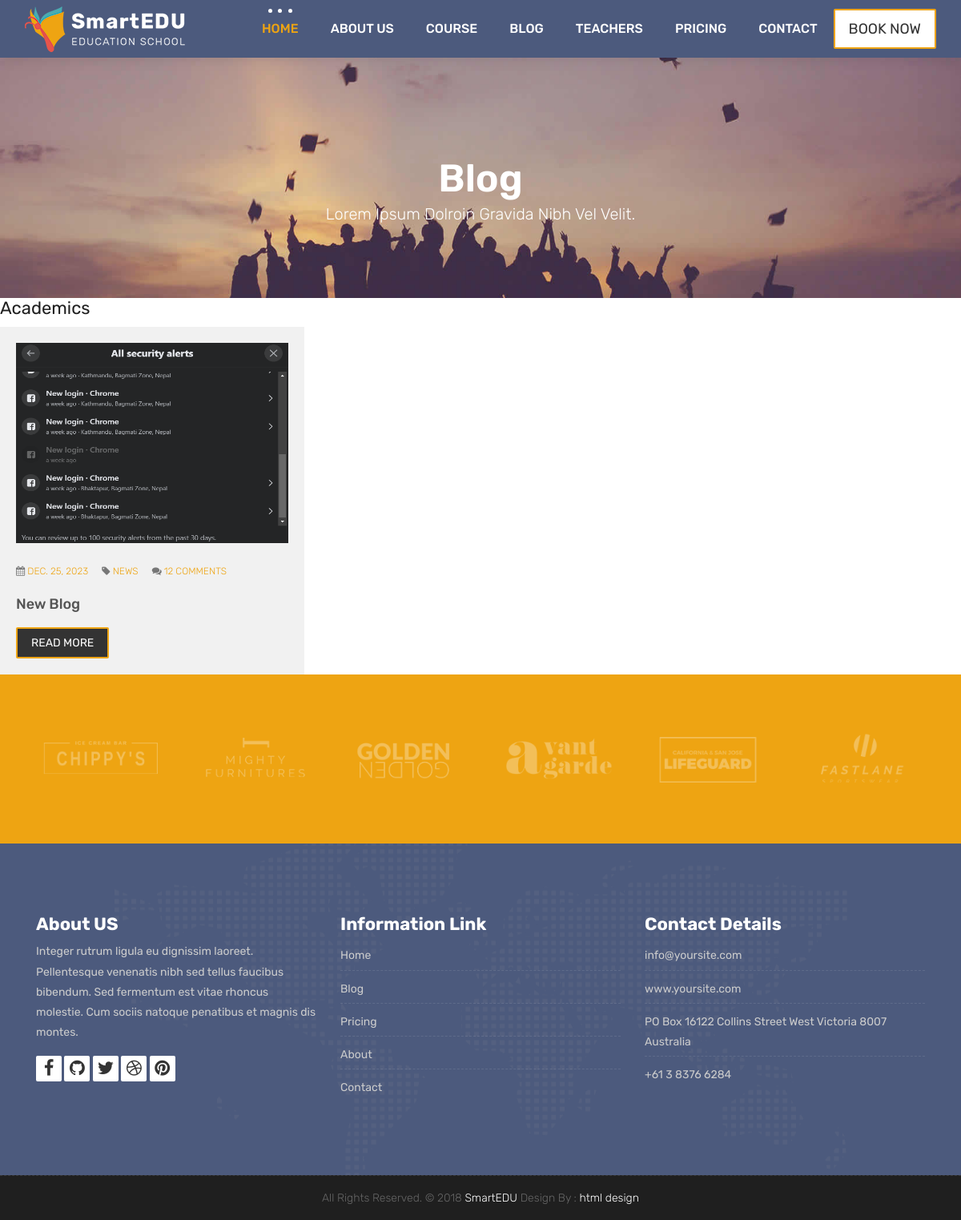
The page /blog/category/Academics/ on the database its author committed.
### blog/models.py (models this page shows, shortened)
class Category(models.Model):
    name = models.CharField(max_length=30)
    class Meta:
        verbose_name_plural = "categories"

class Post(models.Model):
    title = models.CharField(max_length=255)
    body = models.TextField()
    created_on = models.DateTimeField(auto_now_add=True)
    last_modified = models.DateTimeField(auto_now=True)
    categories = models.ManyToManyField("Category", related_name="posts")
    image = models.ImageField(upload_to="blog", default="")

### blog/views.py (the view)
# urls.py: path("category/<category>/", views.blog_category, name="blog_category"),
def blog_category(request, category):
    posts = Post.objects.filter(categories__name__contains=category).order_by(
        "-created_on"
    )
    context = {"category": category, "posts": posts}
    return render(request, "blog/category.html", context)

### blog/templates/blog/category.html
{% extends "blog/index_blog.html" %}
{% block page_title %}
<h2>{{ category }}</h2>
{% endblock page_title %}

### blog/templates/blog/index_blog.html (shortened to what this page needs)
{% extends "base.html" %}
{% block content %}
<div class="all-title-box">
    <div class="container text-center">
        <h1>Blog<span class="m_1">Lorem Ipsum dolroin gravida nibh vel velit.</span></h1>
    </div>
</div>
{% endblock content %}
{% block page_content %}
    <div class="row">
        {% for post in posts %}
            <div class="col-lg-4 col-md-6 col-12">
                <div class="blog-item">
                    <div class="image-blog">
                        <img src="{{ post.image.url }}" alt="{{ post.title }}" class="img-fluid" style="height: 250px; width: 530px;">
                    </div>
                    <div class="meta-info-blog">
                        <span><i class="fa fa-calendar"></i> <a href="#">{{ post.created_on.date }}</a></span>
                        <span><i class="fa fa-tag"></i>  <a href="#">News</a></span>
                        <span><i class="fa fa-comments"></i> <a href="#">12 Comments</a></span>
                    </div>
                    <div class="blog-title">
                        <h2><a href="{% url 'blog_detail' post.pk %}" title="{{ post.title }}">{{ post.title }}</a></h2>
                    </div>
                    <div class="blog-button">
                        <a class="hover-btn-new orange" href="{% url 'blog_detail' post.pk %}"><span>Read More</span></a>
                    </div>
                </div>
            </div>
        {% endfor %}
    </div>
{% endblock %}

### main/static/css/style.css (style rules this page uses)
html, body { height: 100%; }
a { color: #1f1f1f; text-decoration: none !important; outline: none !important; -webkit-transition: all .3s ease-in-out; -moz-transition: all .3s ease-in-out; -ms-transition: all .3s ease-in-out; -o-transition: all .3s ease-in-out; transition: all .3s ease-in-out; }
h1, h2, h3, h4, h5, h6 { letter-spacing: 0; font-weight: normal; position: relative; padding: 0 0 10px 0; font-weight: normal; line-height: 120% !important; color: #1f1f1f; margin: 0 }
h1 { font-size: 24px }
h2 { font-size: 22px }
h1 a, h2 a, h3 a, h4 a, h5 a, h6 a { color: #212121; text-decoration: none!important; opacity: 1 }
a { color: #1f1f1f; text-decoration: none; outline: none; }
a, .btn { text-decoration: none !important; outline: none !important; -webkit-transition: all .3s ease-in-out; -moz-transition: all .3s ease-in-out; -ms-transition: all .3s ease-in-out; -o-transition: all .3s ease-in-out; transition: all .3s ease-in-out; }
.hover-btn-new::before { height: 100%; left: 0; top: 0; width: 100%; }
.hover-btn-new::after { background: #eea412 !important; height: 100%; left: 0; top: 0; width: 100%; }
.hover-btn-new span { position: relative; z-index: 2; }
.hover-btn-new { color: #ffffff; display: inline-block; font-weight: 400; line-height: 46px; padding: 0 17px; text-transform: uppercase; position: relative; border: 2px solid #fff; font-size: 14px; -webkit-transition: all 0.3s ease-in-out; -moz-transition: all 0.3s ease-in-out; -ms-transition: all 0.3s ease-in-out; -o-transition: all 0.3s ease-in-out; transition: all 0.3s ease-in-out; border-radius: 2px; }
.orange { border-color: #eea412; }
.all-title-box { background: url("../images/banner.jpg")no-repeat; -webkit-background-size: cover; -moz-background-size: cover; -o-background-size: cover; background-size: cover; background-position: center; min-height: 300px; }
.all-title-box h1 { color: #fff; font-weight: 600; text-transform: capitalize; padding-top: 11%; font-size: 48px; line-height: 0px; }
span.m_1 { font-weight: 300; font-size: 20px; line-height: 1.5em; display: block; }
.blog-item { background: #f1f1f1; padding: 20px; }
.image-blog img { padding: 0 !important; width: 100%; margin: 0 !important; opacity: 1; -ms-filter: "progid:DXImageTransform.Microsoft.Alpha(Opacity=100)"; -moz-opacity: 1; -khtml-opacity: 1; -webkit-transition: all 150ms ease-in-out; -moz-transition: all 150ms ease-in-out; -o-transition: all 150ms ease-in-out; -ms-transition: all 150ms ease-in-out; transition: all 150ms ease-in-out; }
.blog-item .meta-info-blog { margin-top: 25px; padding: 0; text-transform: uppercase; font-size: 12px; font-weight: 300; }
.meta-info-blog > span { display: inline-block; padding-right: 14px; color: #777; }
.meta-info-blog > span > a { color: #eea412; }
.blog-title > h2 { margin: 15px 0; padding: 0px; }
.blog-title a { font-size: 18px; line-height: 25px; font-weight: 500; color: #555; text-transform: capitalize; }
.blog-button .hover-btn-new { line-height: 35px; }
.blog-button a.hover-btn-new::before, .blog-button a.hover-btn-new::after { background: #eea412; content: ''; position: absolute; z-index: 1; }
.blog-button a.hover-btn-new::after { background: #333333 !important; height: 100%; left: 0; top: 0; width: 100%; }
.blog-button a.hover-btn-new span { position: relative; z-index: 2; color: #fff; }
.blog-button a.hover-btn-new::before { height: 100%; left: 0; top: 0; width: 100%; }
.blog-button a.hover-btn-new::after { -webkit-transition: all 0.3s; -moz-transition: all 0.3s; -o-transition: all 0.3s; transition: all 0.3s; }

### rows shown on the page
Category: name "Academics"
Post: image (picture), created_on "DEC. 25, 2023", title "New Blog"
